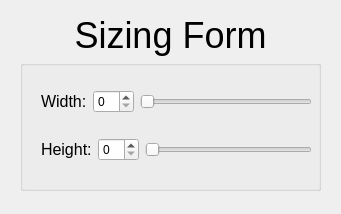
<?xml version="1.0" encoding="UTF-8"?>
<ui version="4.0">
 <class>SizeForm</class>
 <widget class="QDialog" name="SizeForm">
  <property name="geometry">
   <rect>
    <x>0</x>
    <y>0</y>
    <width>341</width>
    <height>214</height>
   </rect>
  </property>
  <property name="windowTitle">
   <string>Dialog</string>
  </property>
  <widget class="QLabel" name="label_3">
   <property name="geometry">
    <rect>
     <x>70</x>
     <y>10</y>
     <width>201</width>
     <height>51</height>
    </rect>
   </property>
   <property name="font">
    <font>
     <pointsize>27</pointsize>
    </font>
   </property>
   <property name="text">
    <string>&lt;html&gt;&lt;head/&gt;&lt;body&gt;&lt;p align=&quot;center&quot;&gt;Sizing Form&lt;/p&gt;&lt;/body&gt;&lt;/html&gt;</string>
   </property>
  </widget>
  <widget class="QGroupBox" name="groupBox">
   <property name="geometry">
    <rect>
     <x>20</x>
     <y>60</y>
     <width>301</width>
     <height>131</height>
    </rect>
   </property>
   <property name="title">
    <string/>
   </property>
   <widget class="QWidget" name="layoutWidget">
    <property name="geometry">
     <rect>
      <x>21</x>
      <y>21</y>
      <width>271</width>
      <height>41</height>
     </rect>
    </property>
    <layout class="QHBoxLayout" name="horizontalLayout">
     <item>
      <widget class="QLabel" name="label">
       <property name="font">
        <font>
         <pointsize>12</pointsize>
        </font>
       </property>
       <property name="text">
        <string>Width:</string>
       </property>
      </widget>
     </item>
     <item>
      <widget class="QSpinBox" name="spinBoxWidth"/>
     </item>
     <item>
      <widget class="QSlider" name="horizontalSliderWidth">
       <property name="orientation">
        <enum>Qt::Horizontal</enum>
       </property>
      </widget>
     </item>
    </layout>
   </widget>
   <widget class="QWidget" name="layoutWidget">
    <property name="geometry">
     <rect>
      <x>21</x>
      <y>69</y>
      <width>271</width>
      <height>41</height>
     </rect>
    </property>
    <layout class="QHBoxLayout" name="horizontalLayout_2">
     <item>
      <widget class="QLabel" name="label_2">
       <property name="font">
        <font>
         <pointsize>12</pointsize>
        </font>
       </property>
       <property name="text">
        <string>Height:</string>
       </property>
      </widget>
     </item>
     <item>
      <widget class="QSpinBox" name="spinBoxHeight"/>
     </item>
     <item>
      <widget class="QSlider" name="horizontalSliderHeight">
       <property name="orientation">
        <enum>Qt::Horizontal</enum>
       </property>
      </widget>
     </item>
    </layout>
   </widget>
  </widget>
 </widget>
 <resources/>
 <connections/>
</ui>
